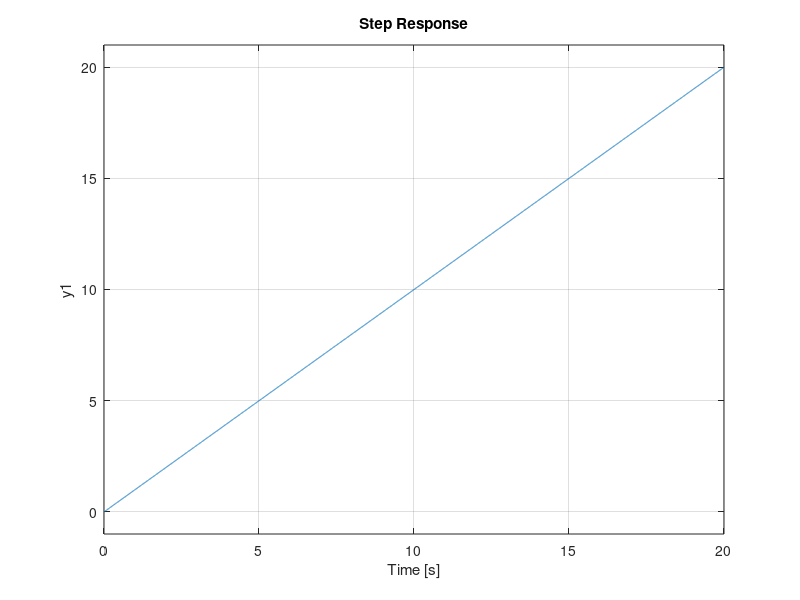

Reproduce this figure in MATLAB. (Note: this script raises an error after producing the figure.)
s = tf('s');
kp = 11.7;
ki = 0.55;
C = pid(kp, ki, 0);
figure;
G = zpk([], [0 -361.2], 4500);
GCL = feedback(G*C, 1);
step(GCL / s);
stepinfo(GCL)
ess = 361.2 / (4500 * ki)
Kv = 1 / ess


figure;
rlocus(G);
figure;
rlocus(G*C);
